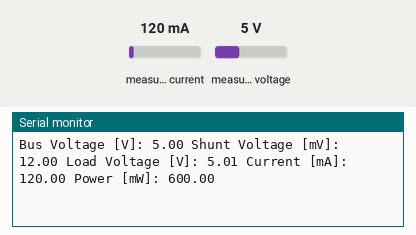
Recording of a sketch running on a simulated Arduino Zero (SAMD21). Parts: the last lines printed to the serial monitor. Inputs (shaded band) come from the test bench; at power-on: measured current 120 mA, measured voltage 5 V.

Above: at 1.8 s.
1.9 s: measured current set to 40 mA
At 3.2 s:
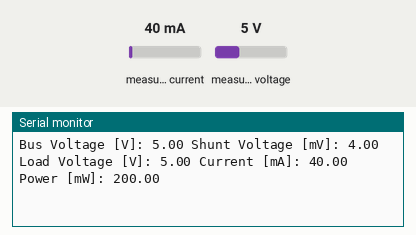
3.4 s: measured voltage set to 0.3 V
At 4.4 s:
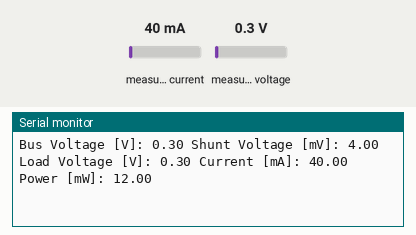
4.9 s: measured current set to 500 mA
At 6.5 s:
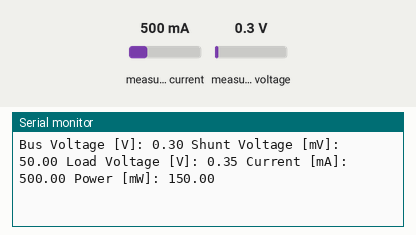
Timing chart, 0 to 8.0 s (numbered marks = the images above; inputs shaded):
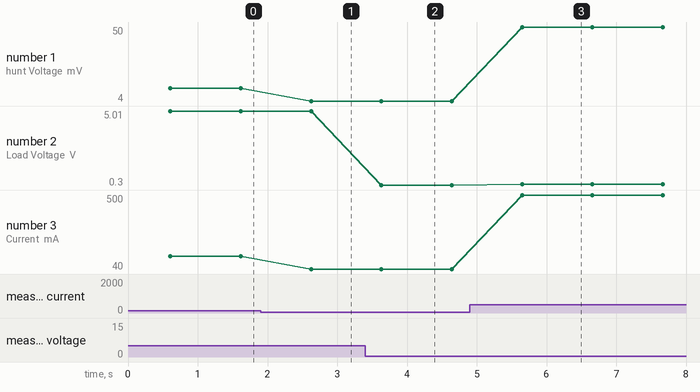

Measured:
- after the input at 1.9 s, the serial monitor: prints a new line after 0.72 s (image 1)
- after the input at 3.4 s, the serial monitor: prints a new line after 0.23 s (image 2)
- after the input at 4.9 s, the serial monitor: prints a new line after 0.75 s (image 3)
- plotted number 1: 12 → 4 after the input at 1.9 s, 4 → 50 after the input at 4.9 s
- plotted number 2: 5 → 0.3 after the input at 3.4 s, 0.3 → 0.35 after the input at 4.9 s
- plotted number 3: 120 → 40 after the input at 1.9 s, 40 → 500 after the input at 4.9 s

The sketch:

read_power.ino
```cpp
// (licence header left out)
#include <Wire.h>
#include <Adafruit_INA219.h>

Adafruit_INA219 power_sensor;

void setup()
{
  SerialUSB.begin(115200);
  while(!SerialUSB);

  Wire.begin();
  Wire.setClock(400000);
  delay(500);

  /* Connect to Zio INA 219 Current and Voltage Sensor */
  if (!power_sensor.begin()) {
    SerialUSB.println("Can not connect to Zio INA 219 Current and Voltage Sensor");
    while(1);
  }

  SerialUSB.println("Zio INA 219 Current and Voltage Sensor");
  delay(100);
}

void loop(void)
{
  float shuntvoltage = 0.0;
  float busvoltage = 0.0;
  float current_mA = 0.0;
  float loadvoltage = 0.0;
  float power_mW = 0.0;

  shuntvoltage = power_sensor.getShuntVoltage_mV();
  busvoltage = power_sensor.getBusVoltage_V();
  current_mA = power_sensor.getCurrent_mA();
  power_mW = power_sensor.getPower_mW();
  loadvoltage = busvoltage + (shuntvoltage / 1000.0);

  SerialUSB.print("Bus Voltage [V]: ");
  SerialUSB.print(busvoltage);
  SerialUSB.print(" Shunt Voltage [mV]: ");
  SerialUSB.print(shuntvoltage);
  SerialUSB.print(" Load Voltage [V]: ");
  SerialUSB.print(loadvoltage);
  SerialUSB.print(" Current [mA]: ");
  SerialUSB.print(current_mA);
  SerialUSB.print(" Power [mW]: ");
  SerialUSB.print(power_mW);
  SerialUSB.println();

  delay(1000);
}
```
